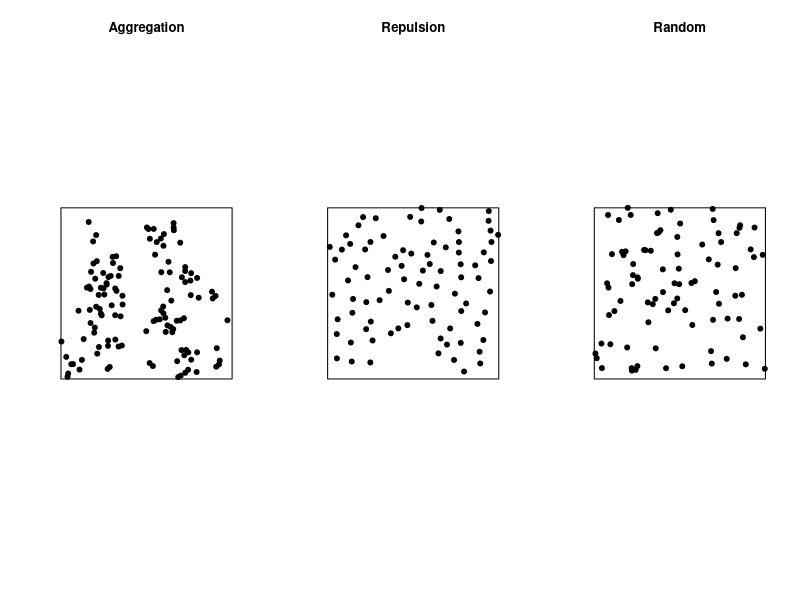
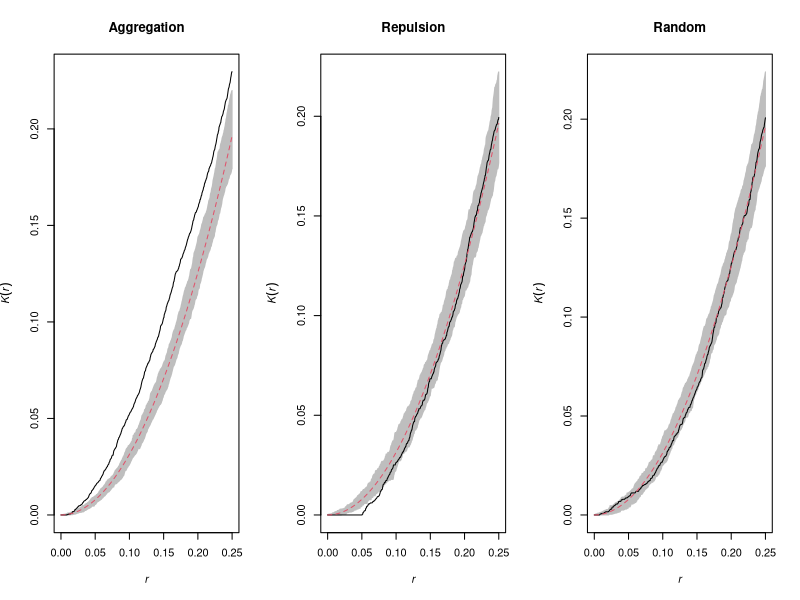
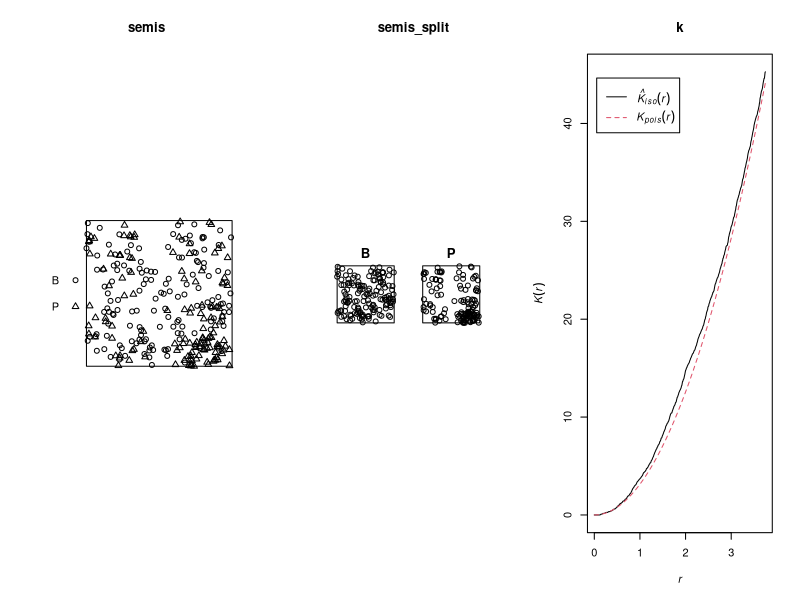
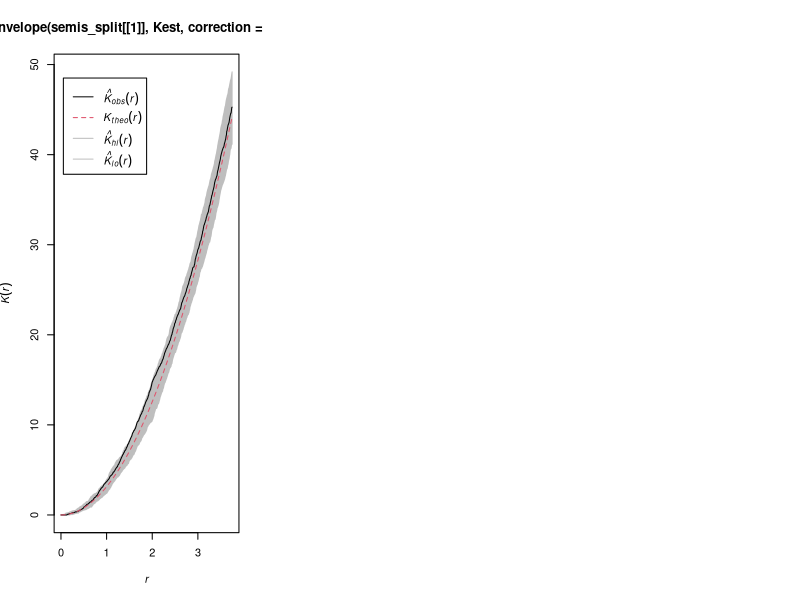
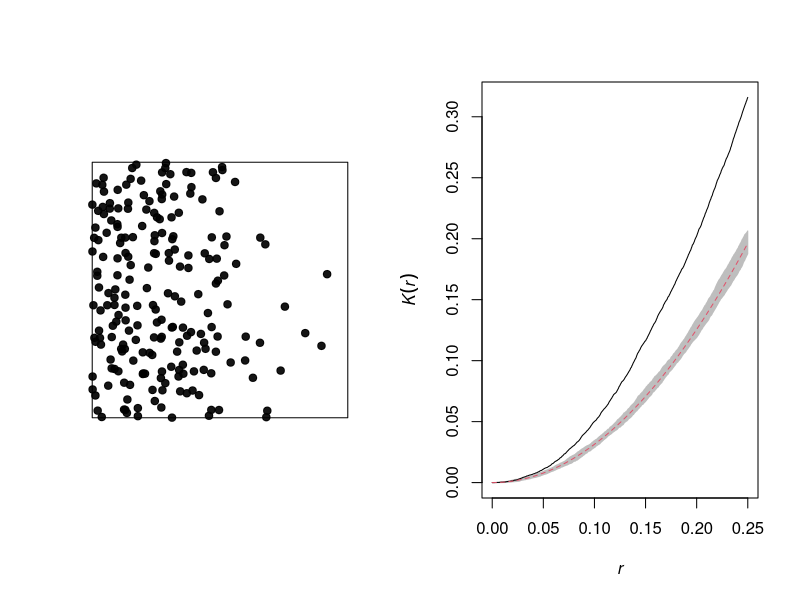
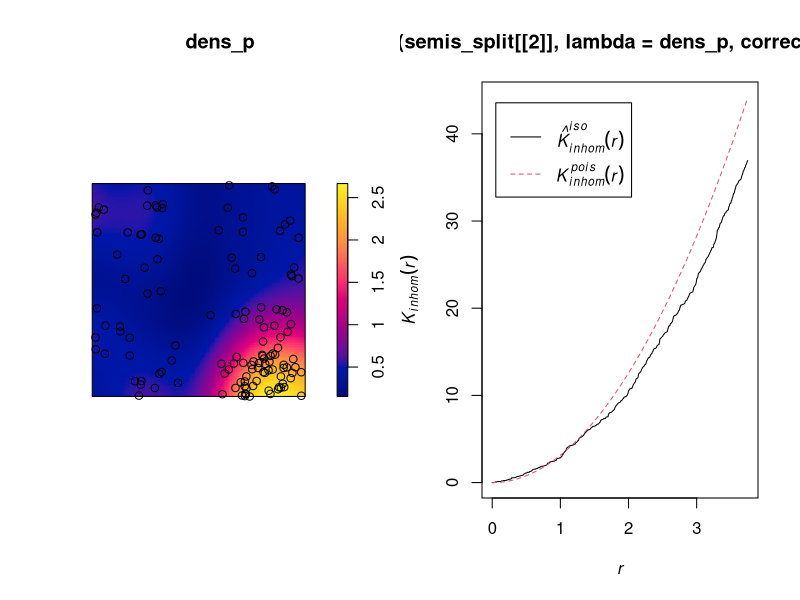
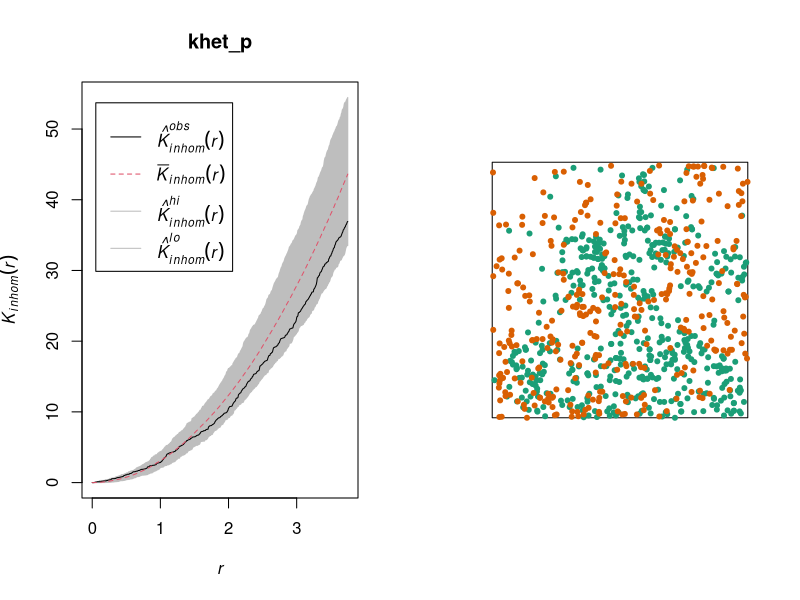
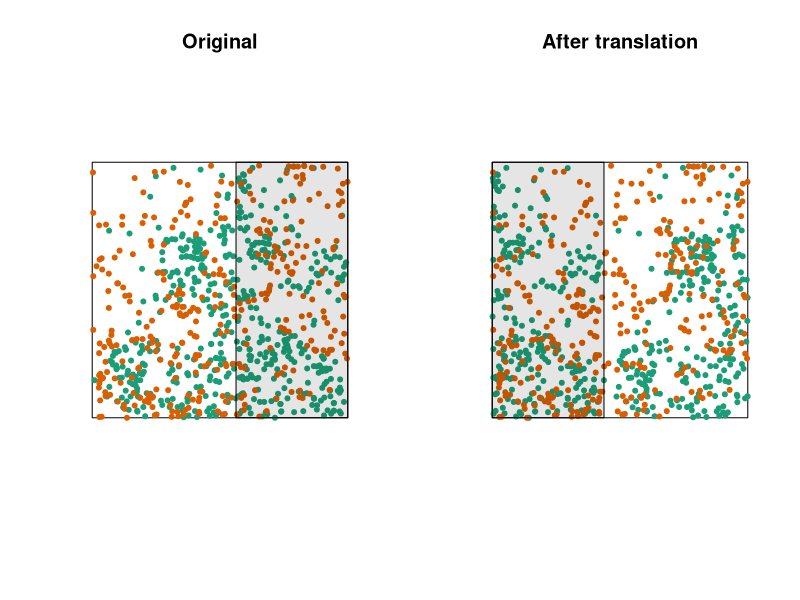

R code for these plots, in order:
## ---- chunk 1
knitr::opts_chunk$set(echo = TRUE)
## ---- chunk 2
library(spatstat)
## ---- chunk 3
set.seed(82)
csrp <- rpoispp(lambda = 100)
aggp <- rMatClust(20, 0.1, 5)
evenp <- rMaternII(150, 0.05)
par(mfrow = c(1, 3))
plot(aggp, main = "Aggregation", pch = 19)
plot(evenp, main = "Repulsion", pch = 19)
plot(csrp, main = "Random", pch = 19)
## ---- chunk 4
kagg <- envelope(aggp, Kest, correction = "iso") 
keven <- envelope(evenp, Kest, correction = "iso")
kcsr <- envelope(csrp, Kest, correction = "iso")
## ---- chunk 5
par(mfrow = c(1, 3))
plot(kagg, main = "Aggregation", legend = FALSE)
plot(keven, main = "Repulsion", legend = FALSE)
plot(kcsr, main = "Random", legend = FALSE)
## ---- chunk 6
semis <- read.csv("data/semis_xy.csv")
head(semis)
## ---- chunk 7
library(spatstat)

semis <- ppp(x = semis$x, y = semis$y, marks = as.factor(semis$sp),
             window = owin(xrange = c(0, 15), yrange = c(0, 15)))
semis
## ---- chunk 8
plot(semis)
## ---- chunk 9
intensity(semis)
## ---- chunk 10
semis_split <- split(semis)
plot(semis_split)
## ---- chunk 11
k <- Kest(semis_split[[1]], correction = "iso")
plot(k)
## ---- chunk 12
plot(envelope(semis_split[[1]], Kest, correction = "iso"))
## ---- chunk 13
lam_gr <- function(x, y) ifelse(x < 0.5, 500*(1-x), 200*(1-x))
hetp <- rpoispp(lam_gr)
khet <- envelope(hetp, Kest, correction = "iso")
## ---- chunk 14
par(mfrow = c(1, 2))
plot(hetp, pch = 19, main = "")
plot(khet, main = "", legend = FALSE)
## ---- chunk 15
dens_p <- density(semis_split[[2]], sigma = 2)
plot(dens_p)
plot(semis_split[[2]], add = TRUE)
## ---- chunk 16
plot(Kinhom(semis_split[[2]], lambda = dens_p, correction = "iso"))
## ---- chunk 17
khet_p <- envelope(semis_split[[2]], Kinhom, lambda = dens_p,  correction = "iso",
                   nsim = 199, nrank = 5, simulate = function(x) rpoispp(dens_p))
plot(khet_p)
## ---- chunk 18
data(lansing)
lansing <- subset(lansing, marks %in% c("maple", "redoak"), drop = TRUE)
plot(lansing, chars = 20, cols = c("#1b9e77", "#d95f02"), main = "", legend = FALSE)
## ---- chunk 19
par(mfrow = c(1, 2))
set.seed(35)
rsh <- rshift(lansing, which = 1, width = 0.5, height = 0)
plot(lansing, chars = 20, cols = c("#1b9e77", "#d95f02"), main = "Original", legend = FALSE)
rect(xleft = 1 - rsh$x[8], xright = 1, ybottom = 0, ytop = 1, 
     col = rgb(0, 0, 0, alpha = 0.1))
plot(rsh, chars = 20, cols = c("#1b9e77", "#d95f02"), main = "After translation", legend = FALSE)
rect(xleft = 0, xright = rsh$x[8], ybottom = 0, ytop = 1, 
     col = rgb(0, 0, 0, alpha = 0.1))
## ---- chunk 20
plot(Kcross(semis, i = "P", j = "B", correction = "iso"))
## ---- chunk 21
plot(envelope(semis, Kcross, i = "P", j = "B", correction = "iso", 
              nsim = 199, nrank = 5, simulate = function(x) rshift(x, which = "B")))
## ---- chunk 22
fir <- read.csv("data/fir.csv")
head(fir)
## ---- chunk 23
fir <- ppp(x = fir$x, y = fir$y, marks = as.factor(fir$status),
           window = owin(xrange = c(0, 100), yrange = c(0, 100)))
plot(fir)
## ---- chunk 24
plot(markconnect(fir, i = "A", j = "D", correction = "iso"))
## ---- chunk 25
plot(envelope(fir, markconnect, i = "A", j = "D", correction = "iso", 
              nsim = 199, nrank = 5, simulate = rlabel))
## ---- chunk 26
par(mfrow = c(1, 2))
plot(envelope(fir, markconnect, i = "A", j = "A", correction = "iso", 
              nsim = 199, nrank = 5, simulate = rlabel))
plot(envelope(fir, markconnect, i = "D", j = "D", correction = "iso", 
              nsim = 199, nrank = 5, simulate = rlabel))
## ---- chunk 27
plot(envelope(semis_split[[2]], Kest, correction = "iso"))
## ---- chunk 28
dens_p <- density(semis_split[[2]], sigma = 5)
plot(dens_p)
plot(semis_split[[2]], add = TRUE)

khet_p <- envelope(semis_split[[2]], Kinhom, lambda = dens_p,  correction = "iso",
                   nsim = 199, nrank = 5, simulate = function(x) rpoispp(dens_p))
plot(khet_p)
